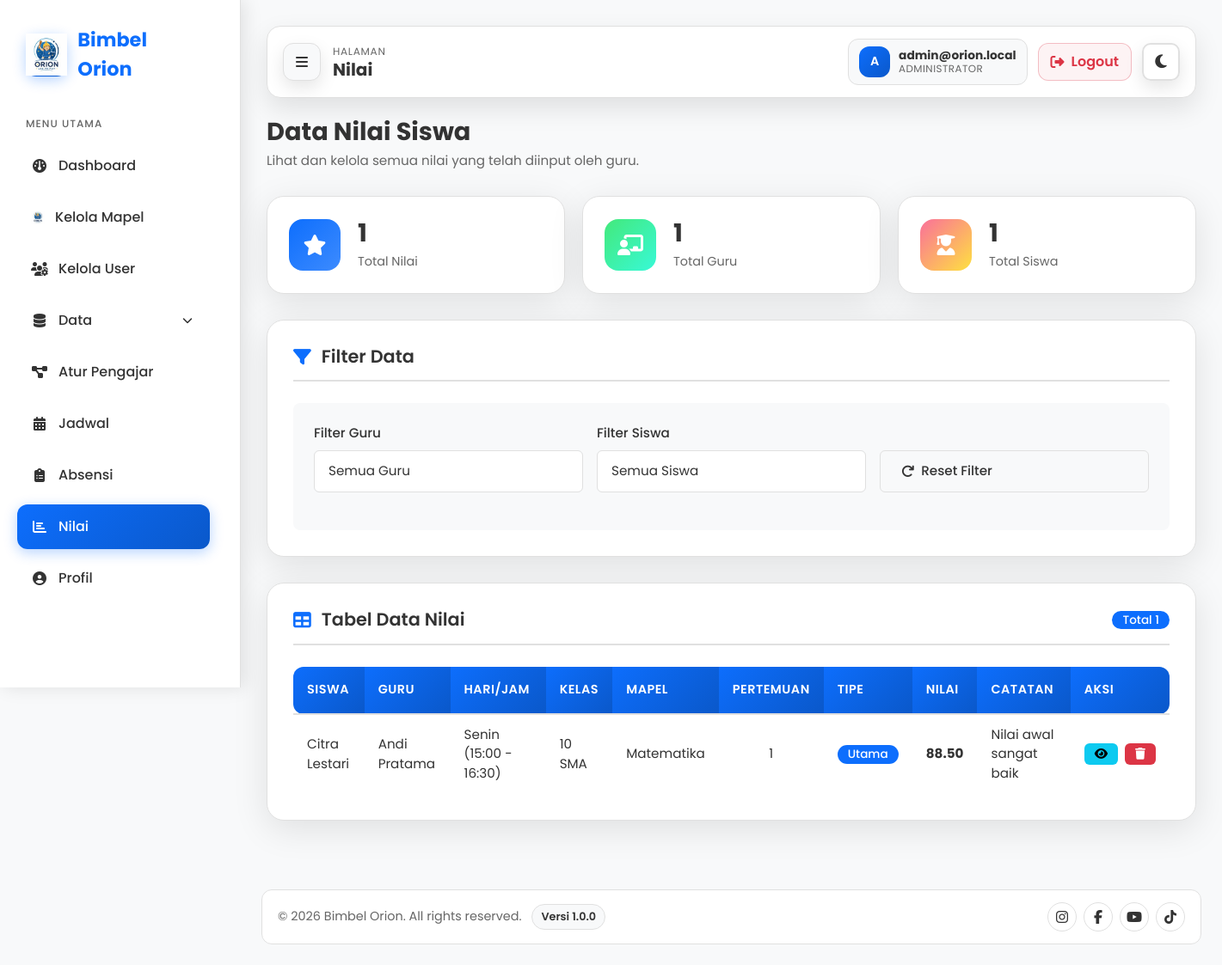
Screenshot of /index.php?page=admin-nilai (signed in) with the database file from the repository.
### tables this page shows
CREATE TABLE nilai (
  id CHAR(6) NOT NULL,
  jadwal_id CHAR(6) NOT NULL,
  pertemuan_ke INT UNSIGNED NOT NULL DEFAULT 1,
  tipe_nilai ENUM('utama','susulan','remedial') NOT NULL DEFAULT 'utama',
  predikat DECIMAL(5,2) NOT NULL,
  catatan_guru TEXT DEFAULT NULL,
  created_at TIMESTAMP NOT NULL DEFAULT CURRENT_TIMESTAMP,
  updated_at TIMESTAMP NOT NULL DEFAULT CURRENT_TIMESTAMP ON UPDATE CURRENT_TIMESTAMP,
  PRIMARY KEY (id),
  UNIQUE KEY uk_nilai_jadwal_pertemuan_tipe (jadwal_id, pertemuan_ke, tipe_nilai),
  KEY idx_nilai_jadwal (jadwal_id),
  CONSTRAINT fk_nilai_jadwal
    FOREIGN KEY (jadwal_id) REFERENCES jadwal(id)
    ON DELETE CASCADE
    ON UPDATE CASCADE
);

CREATE TABLE siswa (
  id CHAR(6) NOT NULL,
  nama VARCHAR(150) NOT NULL,
  kelas_sekolah VARCHAR(50) DEFAULT 'Privat',
  asal_sekolah VARCHAR(150) DEFAULT NULL,
  alamat TEXT DEFAULT NULL,
  no_telp VARCHAR(20) DEFAULT NULL,
  foto_path VARCHAR(255) DEFAULT NULL,
  wali_id CHAR(6) DEFAULT NULL,
  created_at TIMESTAMP NOT NULL DEFAULT CURRENT_TIMESTAMP,
  PRIMARY KEY (id),
  KEY idx_siswa_wali (wali_id),
  KEY idx_siswa_nama (nama),
  CONSTRAINT fk_siswa_user
    FOREIGN KEY (id) REFERENCES users(id)
    ON DELETE CASCADE
    ON UPDATE CASCADE,
  CONSTRAINT fk_siswa_wali
    FOREIGN KEY (wali_id) REFERENCES wali_murid(id)
    ON DELETE SET NULL
    ON UPDATE CASCADE
);

CREATE TABLE guru (
  id CHAR(6) NOT NULL,
  mapel_id CHAR(6) DEFAULT NULL,
  nama VARCHAR(150) NOT NULL,
  no_telp VARCHAR(20) DEFAULT NULL,
  alamat TEXT DEFAULT NULL,
  foto_path VARCHAR(255) DEFAULT NULL,
  bio TEXT DEFAULT NULL,
  created_at TIMESTAMP NOT NULL DEFAULT CURRENT_TIMESTAMP,
  PRIMARY KEY (id),
  KEY idx_guru_mapel (mapel_id),
  KEY idx_guru_nama (nama),
  CONSTRAINT fk_guru_user
    FOREIGN KEY (id) REFERENCES users(id)
    ON DELETE CASCADE
    ON UPDATE CASCADE,
  CONSTRAINT fk_guru_mapel
    FOREIGN KEY (mapel_id) REFERENCES mapel(id)
    ON DELETE SET NULL
    ON UPDATE CASCADE
);

CREATE TABLE jadwal (
  id CHAR(6) NOT NULL,
  kelas_id CHAR(6) NOT NULL,
  hari ENUM('Senin','Selasa','Rabu','Kamis','Jumat','Sabtu','Minggu') NOT NULL,
  jam_mulai TIME NOT NULL,
  jam_selesai TIME NOT NULL,
  created_at TIMESTAMP NOT NULL DEFAULT CURRENT_TIMESTAMP,
  PRIMARY KEY (id),
  UNIQUE KEY uk_jadwal_kelas_hari_jam (kelas_id, hari, jam_mulai),
  KEY idx_jadwal_hari_jam (hari, jam_mulai),
  CONSTRAINT fk_jadwal_kelas
    FOREIGN KEY (kelas_id) REFERENCES kelas(id)
    ON DELETE CASCADE
    ON UPDATE CASCADE
);

CREATE TABLE mapel (
  id CHAR(6) NOT NULL,
  nama VARCHAR(100) NOT NULL,
  deskripsi TEXT DEFAULT NULL,
  status ENUM('aktif','nonaktif') NOT NULL DEFAULT 'aktif',
  created_at TIMESTAMP NOT NULL DEFAULT CURRENT_TIMESTAMP,
  PRIMARY KEY (id),
  UNIQUE KEY uk_mapel_nama (nama),
  KEY idx_mapel_status (status)
);

### controllers/BaseController.php (called while the page is built, shortened)
<?php
abstract class BaseController
{
  protected function render(string $view, array $data = []): void
  {
    $data['csrf_token'] = $data['csrf_token'] ?? SessionHelper::getCsrfToken();
    $data['current_user_id'] = $data['current_user_id'] ?? SessionHelper::getUserId();
    $data['current_user_role'] = $data['current_user_role'] ?? SessionHelper::getUserRole();
    $data['current_user_name'] = $data['current_user_name'] ?? ($_SESSION['nama'] ?? null);
    $data['flash'] = $data['flash'] ?? SessionHelper::getFlash();
    extract($data);
    $viewRelative = str_replace(['/', '\\'], DIRECTORY_SEPARATOR, $view) . '.php';
    $viewPath = __DIR__ . '/../views/' . $viewRelative;
    require $viewPath;
  }
}

### controllers/admin/nilai/AdminNilaiController.php (called while the page is built, shortened)
<?php
require_once __DIR__ . '/../../../models/nilai/NilaiQueryService.php';
require_once __DIR__ . '/../../../models/admin/AdminGuruRepository.php';
require_once __DIR__ . '/../../../models/admin/AdminSiswaRepository.php';
class AdminNilaiController extends BaseAdminController
{
  private NilaiQueryService $nilaiQueryService;
  private AdminGuruRepository $guruRepository;
  private AdminSiswaRepository $siswaRepository;
  public function __construct()
  {
    $this->nilaiQueryService = new NilaiQueryService();
    $this->guruRepository = new AdminGuruRepository();
    $this->siswaRepository = new AdminSiswaRepository();
  }
  public function nilai(): void
  {
    $filterGuru = isset($_GET['guru_id']) ? trim((string)$_GET['guru_id']) : '';
    $filterSiswa = isset($_GET['siswa_id']) ? trim((string)$_GET['siswa_id']) : '';
    $nilaiList = $this->nilaiQueryService->getNilaiByAdmin($filterGuru, $filterSiswa);
    $guruOptions = $this->guruRepository->getGuruOptions();
    $siswaOptions = $this->siswaRepository->getSiswaOptions();
    $totalNilai = count($nilaiList);
    $totalGuru = count($guruOptions);
    $totalSiswa = count($siswaOptions);
    $this->render('admin/nilai', compact(
      'pageTitle',
      'activePage',
      'nilaiList',
      'guruOptions',
      'siswaOptions',
      'totalNilai',
      'totalGuru',
      'totalSiswa',
      'filterGuru',
      'filterSiswa',
      'error',
      'success'
    ));
  }
}

### core/Router.php (called while the page is built, shortened)
<?php
require_once __DIR__ . '/../controllers/admin/nilai/AdminNilaiController.php';
class Router
{
  private function requireRole(string $role, callable $callback): void
  {
    $callback();
  }
}

### index.php (called while the page is built, shortened)
<?php
require_once __DIR__ . '/config/database.php';
require_once __DIR__ . '/core/Router.php';
$page = $_GET['page'] ?? 'index';
$page = preg_replace('/[^a-zA-Z0-9_\-]/', '', $page);
$router = new Router();
$router->dispatch($page);

### config/database.php (called while the page is built, shortened)
<?php
function getDB(): PDO {
    static $pdo = null;
    if ($pdo !== null) return $pdo;
    $dsn = "mysql:host=" . DB_HOST . ";dbname=" . DB_NAME . ";charset=" . DB_CHAR;
    $options = [
        PDO::ATTR_ERRMODE            => PDO::ERRMODE_EXCEPTION,
        PDO::ATTR_DEFAULT_FETCH_MODE => PDO::FETCH_ASSOC,
        PDO::ATTR_EMULATE_PREPARES   => false,
    ];
    try {
        $pdo = new PDO($dsn, DB_USER, DB_PASS, $options);
        $pdo->exec("SET NAMES utf8mb4 COLLATE utf8mb4_general_ci");
    } catch (PDOException $e) {
        error_log("DB Error: " . $e->getMessage());
        die(json_encode(['error' => 'Koneksi database gagal.']));
    }
    return $pdo;
}

### models/nilai/NilaiQueryService.php (called while the page is built, shortened)
<?php
require_once __DIR__ . '/../../config/database.php';
class NilaiQueryService {
  private PDO $db;
  public function __construct(?PDO $db = null) {
    $this->db = $db ?? getDB();
  }
  public function getNilaiByAdmin(?string $guruId, ?string $siswaId): array {
    $sql = "
      SELECT
        n.id,
        n.jadwal_id,
        n.pertemuan_ke,
        n.tipe_nilai,
        n.predikat,
        n.catatan_guru,
        j.id AS jadwal_id,
        j.hari,
        j.jam_mulai,
        j.jam_selesai,
        s.id AS siswa_id,
        s.nama AS siswa_nama,
        s.kelas_sekolah AS siswa_kelas,
        g.id AS guru_id,
        g.nama AS guru_nama,
        mg.nama AS guru_mapel,
        m.nama AS mata_pelajaran
      FROM nilai n
      INNER JOIN jadwal j ON j.id = n.jadwal_id
      INNER JOIN kelas k ON k.id = j.kelas_id
      INNER JOIN siswa s ON s.id = k.siswa_id
      INNER JOIN guru g ON g.id = k.guru_id
      LEFT JOIN mapel mg ON mg.id = g.mapel_id
      LEFT JOIN siswa_mapel sm
        ON sm.siswa_id = s.id
       AND sm.mapel_id = g.mapel_id
       AND sm.status = 'aktif'
      LEFT JOIN mapel m ON m.id = sm.mapel_id
      WHERE 1=1
    ";
    $params = [];
    $sql .= " ORDER BY FIELD(j.hari, 'Senin','Selasa','Rabu','Kamis','Jumat','Sabtu','Minggu'), j.jam_mulai ASC, n.pertemuan_ke ASC";
    $stmt = $this->db->prepare($sql);
    $stmt->execute($params);
    return $stmt->fetchAll();
  }
}

### models/admin/AdminGuruRepository.php (called while the page is built, shortened)
<?php
require_once __DIR__ . '/../../config/database.php';
require_once __DIR__ . '/AdminMapelRepository.php';
class AdminGuruRepository {
  private PDO $db;
  public function __construct(?PDO $db = null) {
    $this->db = $db ?? getDB();
    $this->mapelRepository = new AdminMapelRepository($this->db);
  }
  public function getGuruOptions(): array {
    $stmt = $this->db->query("
      SELECT
        g.id AS id,
        g.id AS user_id,
        g.nama,
        g.mapel_id,
        m.nama AS mapel,
        u.email
      FROM guru g
      INNER JOIN users u ON u.id = g.id
      LEFT JOIN mapel m ON m.id = g.mapel_id
      WHERE u.role = 'guru'
      ORDER BY g.nama ASC
    ");
    return $stmt->fetchAll();
  }
}

### models/admin/AdminMapelRepository.php (called while the page is built, shortened)
<?php
require_once __DIR__ . '/../../config/database.php';
class AdminMapelRepository
{
  private PDO $db;
  public function __construct(?PDO $db = null, ?IdCounterModel $idCounterModel = null)
  {
    $this->db = $db ?? getDB();
    $this->ensureSchema();
  }
  private function ensureSchema(): void
  {
    $hasStatus = $this->columnExists('mapel', 'status');
    $this->db->exec("
      UPDATE mapel
      SET status = 'aktif'
      WHERE status IS NULL OR status = ''
    ");
  }
  private function columnExists(string $table, string $column): bool
  {
    $stmt = $this->db->prepare("
      SELECT COUNT(*)
      FROM information_schema.COLUMNS
      WHERE TABLE_SCHEMA = DATABASE()
        AND TABLE_NAME = ?
        AND COLUMN_NAME = ?
    ");
    $stmt->execute([$table, $column]);
    return (int)$stmt->fetchColumn() > 0;
  }
}

### models/admin/AdminSiswaRepository.php (called while the page is built, shortened)
<?php
require_once __DIR__ . '/../../config/database.php';
class AdminSiswaRepository {
  private PDO $db;
  public function __construct(?PDO $db = null, ?IdCounterModel $idCounterModel = null) {
    $this->db = $db ?? getDB();
  }
  public function getSiswaOptions(): array {
    $stmt = $this->db->query("
      SELECT
        s.id AS id,
        s.id AS user_id,
        s.nama,
        s.kelas_sekolah AS kelas,
        u.email
      FROM siswa s
      INNER JOIN users u ON u.id = s.id
      WHERE u.role = 'siswa'
      ORDER BY s.nama ASC
    ");
    return $stmt->fetchAll();
  }
}

### views/admin/nilai.php (the view, shortened to what this page needs)
<?php require __DIR__ . '/../layouts/header.php'; ?>
<div class="dashboard-container">
  <?php require __DIR__ . '/../layouts/sidebar.php'; ?>
  <main class="main-content admin-nilai-page">
    <?php require __DIR__ . '/../layouts/dashboard-navbar.php'; ?>
    <div class="page-header animate-fade-in">
      <h1>Data Nilai Siswa</h1>
      <p>Lihat dan kelola semua nilai yang telah diinput oleh guru.</p>
    </div>
    <div class="stats-grid">
      <div class="stat-card animate-fade-in delay-1">
        <div class="icon blue"><i class="fas fa-star"></i></div>
        <div class="info">
          <h3><?= (int)($totalNilai ?? 0) ?></h3>
          <p>Total Nilai</p>
        </div>
      </div>
      <div class="stat-card animate-fade-in delay-2">
        <div class="icon green"><i class="fas fa-chalkboard-user"></i></div>
        <div class="info">
          <h3><?= (int)($totalGuru ?? 0) ?></h3>
          <p>Total Guru</p>
        </div>
      </div>
      <div class="stat-card animate-fade-in delay-3">
        <div class="icon orange"><i class="fas fa-user-graduate"></i></div>
        <div class="info">
          <h3><?= (int)($totalSiswa ?? 0) ?></h3>
          <p>Total Siswa</p>
        </div>
      </div>
    </div>
    <div class="content-card animate-fade-in">
      <div class="card-header">
        <h3><i class="fas fa-filter"></i> Filter Data</h3>
      </div>
      <form method="GET" class="filter-form">
        <div class="form-row">
          <div class="form-group">
            <label for="guruFilter">Filter Guru</label>
            <select id="guruFilter" name="guru_id" class="form-control" onchange="this.form.submit()">
              <option value="">Semua Guru</option>
            </select>
          </div>
          <div class="form-group">
            <label for="siswaFilter">Filter Siswa</label>
            <select id="siswaFilter" name="siswa_id" class="form-control" onchange="this.form.submit()">
              <option value="">Semua Siswa</option>
            </select>
          </div>
          <div class="form-group">
            <label>&nbsp;</label>
            <a href="index.php?page=admin-nilai" class="btn btn-secondary">
              <i class="fas fa-redo"></i> Reset Filter
            </a>
          </div>
        </div>
      </form>
    </div>
    <div class="content-card animate-fade-in">
      <div class="card-header">
        <h3><i class="fas fa-table"></i> Tabel Data Nilai</h3>
        <span class="badge bg-primary">Total <?= (int)($totalNilai ?? 0) ?></span>
      </div>
      <div class="table-responsive">
        <table class="table-custom">
          <thead>
            <tr>
              <th>Siswa</th>
              <th>Guru</th>
              <th>Hari/Jam</th>
              <th>Kelas</th>
              <th>Mapel</th>
              <th>Pertemuan</th>
              <th>Tipe</th>
              <th>Nilai</th>
              <th>Catatan</th>
              <th>Aksi</th>
            </tr>
          </thead>
          <tbody>
            <?php if (!empty($nilaiList)): ?>
              <?php foreach ($nilaiList as $row): ?>
                <?php
                  $jamMulai = substr((string)$row['jam_mulai'], 0, 5);
                  $jamSelesai = substr((string)$row['jam_selesai'], 0, 5);
                  $kelas = trim((string)($row['siswa_kelas'] ?? '')) !== '' ? $row['siswa_kelas'] : 'Privat';
                  $mapel = trim((string)($row['mata_pelajaran'] ?? '')) !== ''
                    ? $row['mata_pelajaran']
                    : (trim((string)($row['guru_mapel'] ?? '')) !== '' ? $row['guru_mapel'] : '-');
                  $nilaiScore = trim((string)($row['predikat'] ?? '')) !== '' ? $row['predikat'] : '-';
                  $tipeDisplay = [
                    'utama' => '<span class="badge bg-primary">Utama</span>',
                    'susulan' => '<span class="badge bg-warning">Susulan</span>',
                    'remedial' => '<span class="badge bg-info">Remedial</span>'
                  ][$row['tipe_nilai'] ?? 'utama'] ?? $row['tipe_nilai'];
                ?>
                <tr>
                  <td><?= htmlspecialchars($row['siswa_nama'] ?? 'Belum diisi') ?></td>
                  <td><?= htmlspecialchars($row['guru_nama'] ?? 'Belum diisi') ?></td>
                  <td><?= htmlspecialchars($row['hari']) ?> (<?= $jamMulai ?> - <?= $jamSelesai ?>)</td>
                  <td><?= htmlspecialchars($kelas) ?></td>
                  <td><?= htmlspecialchars($mapel) ?></td>
                  <td class="text-center-custom"><?= (int)($row['pertemuan_ke'] ?? 1) ?></td>
                  <td><?= $tipeDisplay ?></td>
                  <td class="text-center-custom"><strong><?= htmlspecialchars($nilaiScore) ?></strong></td>
                  <td><?= htmlspecialchars($row['catatan_guru'] ?? '-') ?></td>
                  <td>
                    <div class="action-buttons">
                      <a href="#" class="btn btn-sm btn-info" title="Detail" onclick="viewNilaiDetail('<?= htmlspecialchars($row['id']) ?>')">
                        <i class="fas fa-eye"></i>
                      </a>
                      <form method="POST" class="show-inline">
                        <button type="submit" class="btn btn-sm btn-danger" title="Hapus" onclick="return confirm('Yakin hapus nilai ini?')">
                          <i class="fas fa-trash"></i>
                        </button>
                      </form>
                    </div>
                  </td>
                </tr>
              <?php endforeach; ?>
            <?php endif; ?>
          </tbody>
        </table>
      </div>
    </div>
  </main>
</div>
<?php require __DIR__ . '/../layouts/footer.php'; ?>

### rows the page displays
nilai: siswa.nama "Citra Lestari", guru.nama "Andi Pratama", jadwal.hari "Senin", jadwal.jam_mulai "15:00", jadwal.jam_selesai "16:30", siswa.kelas_sekolah "10 SMA", mapel.nama "Matematika", pertemuan_ke "1", tipe_nilai "Utama", predikat "88.50", catatan_guru "Nilai awal sangat baik"

### other values shown
$menu['label'] "Dashboard"
$menu['label'] "Kelola Mapel"
$menu['label'] "Kelola User"
$menu['label'] "Data"
$menu['label'] "Atur Pengajar"
$menu['label'] "Jadwal"
$menu['label'] "Absensi"
$menu['label'] "Nilai"
$menu['label'] "Profil"
$pageHeading "Nilai"
$initial "A"
$nama "admin@orion.local"
$roleLabel "ADMINISTRATOR"
$totalNilai "1"
$totalGuru "1"
